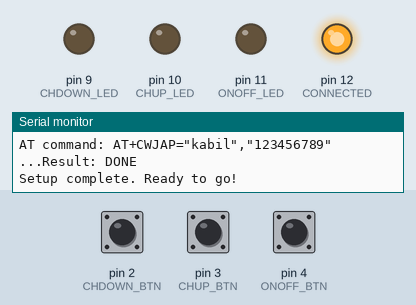
Recording of a program running on a simulated Arduino Uno, built with avr-gcc and run on an emulated ATmega328P. Parts: output pins drawn as LEDs (lit = HIGH), the last lines printed to the serial monitor. The test bench sets the inputs (shaded band); at power-on: pin 2 (CHDOWN_BTN) LOW, pin 3 (CHUP_BTN) LOW, pin 4 (ONOFF_BTN) LOW. The modem accepts every AT command (registered, SIM ready, sends succeed) and sends nothing else.

Above: at 1.3 s.
1.4 s: pin 2 (CHDOWN_BTN) pulled HIGH for 0.15 s
At 2.8 s:
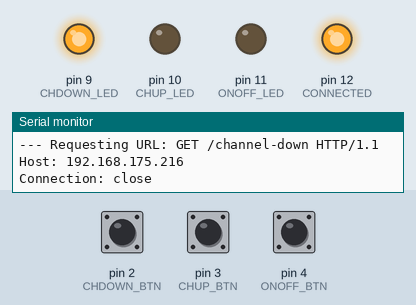
4.5 s: pin 3 (CHUP_BTN) pulled HIGH for 0.15 s
At 5.2 s:
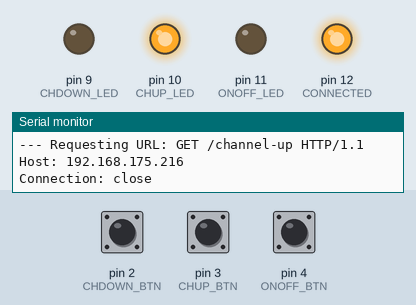
7.6 s: pin 4 (ONOFF_BTN) pulled HIGH for 0.15 s
At 8.7 s:
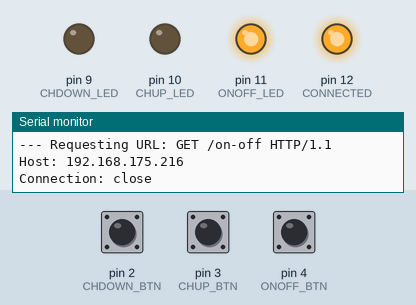
10.7 s: pin 4 (ONOFF_BTN) pulled HIGH for 1 s
At 14.0 s:
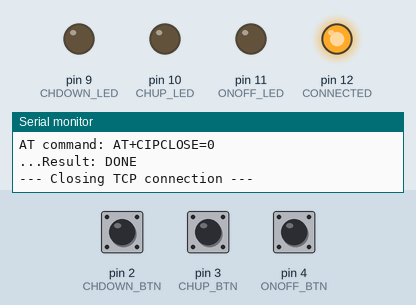
14.5 s: pin 4 (ONOFF_BTN) pulled HIGH for 3.2 s
At 15.1 s:
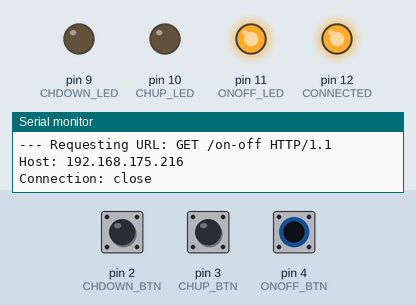
19.2 s: pin 2 (CHDOWN_BTN) driven HIGH and pin 3 (CHUP_BTN) driven HIGH
At 22.6 s:
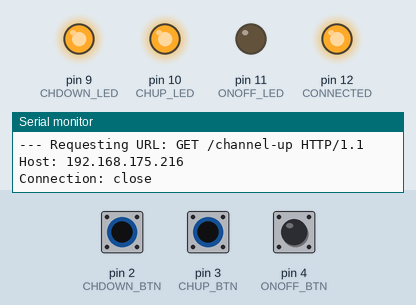
Timing chart, 0 to 23.2 s (numbered marks = the images above; inputs shaded):
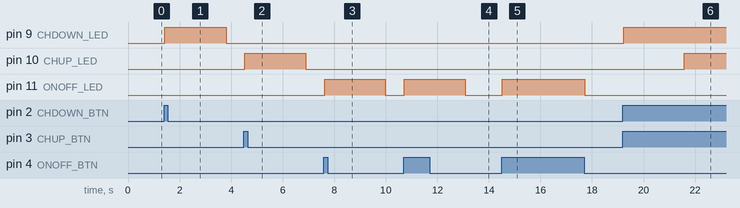

The program:

main.cpp
```cpp
/*
    PATRICK'S BUTTONS
*/

#include <Arduino.h>
#include <Bounce2.h>
#include <SoftwareSerial.h>


// ################################ CONSTANTS ################################

// Arduino pin numbers
#define CHDOWN_BTN 2
#define CHUP_BTN   3
#define ONOFF_BTN  4
#define RX         5
#define TX         6
#define CHDOWN_LED 9
#define CHUP_LED   10
#define ONOFF_LED  11
#define CONNECTED  12

#define BAUD_RATE 9600                    // baud rate for serial communication
#define DEBOUNCE_INTERVAL 25              // debounce interval (in ms)

const String ssid     = "kabil";          // Wifi SSID
const String password = "123456789";      // Wifi Password
const String host     = "192.168.175.216";// API host name
const String port     = "80";             // Port

SoftwareSerial ESP8266(RX,TX);            // Software serial for ESP8266

const unsigned int writeInterval = 5000;  // write interval (in ms)

Bounce onOffButton = Bounce();            // on/off button
Bounce chUpButton = Bounce();             // channel up button
Bounce chDownButton = Bounce();           // channel down button

// void sendAT(String cmd, int timeout, char readReply[]);
void sendAT(String cmd, int timeout, String readReply);
void sendRequest(String request);


// ################################## SETUP ##################################

void setup() {
    // Begin serial for Arduino and ESP8266
    Serial.begin(BAUD_RATE);
    ESP8266.begin(BAUD_RATE);
    Serial.println("Setting things up...");

    // LED pin modes
    pinMode(CONNECTED, OUTPUT);
    pinMode(ONOFF_LED, OUTPUT);
    pinMode(CHUP_LED, OUTPUT);
    pinMode(CHDOWN_LED, OUTPUT);

    // Turn the LEDs off
    digitalWrite(CONNECTED, LOW);
    digitalWrite(ONOFF_LED, LOW);
    digitalWrite(CHUP_LED, LOW);
    digitalWrite(CHDOWN_LED, LOW);

    // Attach the buttons to their pins
    onOffButton.attach(ONOFF_BTN, INPUT);
    chUpButton.attach(CHUP_BTN, INPUT);
    chDownButton.attach(CHDOWN_BTN, INPUT);

    // Set debounce interval
    onOffButton.interval(DEBOUNCE_INTERVAL);
    chUpButton.interval(DEBOUNCE_INTERVAL);
    chDownButton.interval(DEBOUNCE_INTERVAL);

    // Initialize the ESP8266
    Serial.println("Initiate AT commands with ESP8266: ");
    sendAT("AT", 5, "OK");            // Test AT startup
    sendAT("AT+CWMODE=1", 5, "OK");   // Set ESP8266 to Station mode

    // Connect to WiFi
    Serial.print("Connecting to WiFi: ");
    Serial.println(ssid);
    sendAT("AT+CWJAP=\"" + ssid + "\",\"" + password + "\"", 30, "OK");
    digitalWrite(CONNECTED, HIGH);

    Serial.println("Setup complete. Ready to go!");
}


// ################################# LOOP ##################################

void loop() {
    // Update the buttons
    onOffButton.update();
    chUpButton.update();
    chDownButton.update();

    // Call code if buttons transition from LOW to HIGH (pressed)
    if (onOffButton.rose()) {
        digitalWrite(ONOFF_LED, HIGH);
        Serial.println("On/Off button pressed");
        sendRequest("on-off");
    }
    if (chUpButton.rose()) {
        digitalWrite(CHUP_LED, HIGH);
        Serial.println("Channel Up button pressed");
        sendRequest("channel-up");
    }
    if (chDownButton.rose()) {
        digitalWrite(CHDOWN_LED, HIGH);
        Serial.println("Channel Down button pressed");
        sendRequest("channel-down");
    }

    // Turn the LEDs off if the buttons transition from HIGH to LOW (released)
    if (onOffButton.fell()) {
        digitalWrite(ONOFF_LED, LOW);
    }
    if (chUpButton.fell()) {
        digitalWrite(CHUP_LED, LOW);
    }
    if (chDownButton.fell()) {
        digitalWrite(CHDOWN_LED, LOW);
    }

    // delay(writeInterval);
}


// ################################ FUNCTIONS ################################

// void sendAT(String cmd, int timeout, char readReply[]) {
void sendAT(String cmd, int timeout, String readReply) {
    /*
    This function sends an AT command to the ESP8266 and waits for a response
    before returning a result.
    */

    // Print the AT command to the serial monitor
    Serial.print("AT command: ");
    Serial.println(cmd);

    // Send the AT command to the ESP8266 and wait for a response
    int AT_cmd_time = 0;          // AT command time
    boolean AT_cmd_flag = false;  // AT command result

    char readReplyArr[readReply.length() + 1]; // Create a char array with the same length as readReply
    readReply.toCharArray(readReplyArr, readReply.length() + 1); // Copy the content of readReply to the char array

    while (AT_cmd_time < timeout) {
        ESP8266.println(cmd);
        if (ESP8266.find(readReplyArr)) {
            AT_cmd_flag = true;
            break;
        }
        AT_cmd_time++;
    }

    // Print the result of the AT command
    Serial.print("...Result: ");
    if (AT_cmd_flag == true) {
        Serial.println("DONE");
    } else {
        Serial.println("FAILED");
    }
}

void sendRequest(String request) {
    /*
    Send a request to the API
    */

    // Create URL for the request
    String url = "GET /" + request + " HTTP/1.1\r\nHost: " + host + "\r\n\r\n";
    url += "Connection: close\r\n\r\n";

    // Open TCP connection
    Serial.println("--- Opening TCP connection ---");
    sendAT("AT+CIPMUX=1", 10, "OK");
    sendAT("AT+CIPSTART=0,\"TCP\",\"" + host +"\"," + port, 20, "OK");

    // Send data
    sendAT("AT+CIPSEND=0," + String(url.length() + 4), 10, ">");

    // Send URL
    Serial.print("--- Requesting URL: ");
    Serial.println(url);
    ESP8266.println(url);

    // Close TCP connection
    delay(2000);
    sendAT("AT+CIPCLOSE=0", 10, "OK");
    Serial.println("--- Closing TCP connection ---");
}
```

Measured:
- after the input at 1.4 s, pin 9 (CHDOWN_LED): LOW → HIGH at once, → LOW 2.4 s later
- after the input at 4.5 s, pin 10 (CHUP_LED): LOW → HIGH at once, → LOW 2.4 s later
- after the input at 7.6 s, pin 11 (ONOFF_LED): LOW → HIGH at once, → LOW 2.4 s later
- after the input at 10.7 s, pin 11 (ONOFF_LED): LOW → HIGH at once, → LOW 2.4 s later
- after the input at 14.5 s, pin 11 (ONOFF_LED): LOW → HIGH at once, → LOW 3.2 s later
- after the input at 19.2 s, pin 9 (CHDOWN_LED): LOW → HIGH at once; pin 10 (CHUP_LED): LOW → HIGH after 2.4 s
